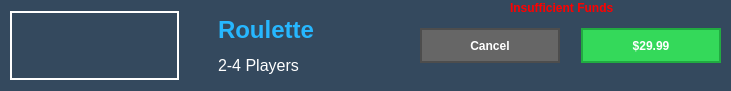
           <widget class="QGroupBox" name="groupBox_5">
            <property name="minimumSize">
             <size>
              <width>731</width>
              <height>91</height>
             </size>
            </property>
            <property name="styleSheet">
             <string notr="true">background-color:#34495e;
border:solid #FFFFFF 1px;</string>
            </property>
            <property name="title">
             <string/>
            </property>
            <widget class="QWidget" name="horizontalLayoutWidget_4">
             <property name="geometry">
              <rect>
               <x>10</x>
               <y>10</y>
               <width>711</width>
               <height>71</height>
              </rect>
             </property>
             <layout class="QHBoxLayout" name="horizontalLayout_4">
              <item>
               <widget class="QPushButton" name="pushButton_26">
                <property name="maximumSize">
                 <size>
                  <width>169</width>
                  <height>69</height>
                 </size>
                </property>
                <property name="focusPolicy">
                 <enum>Qt::NoFocus</enum>
                </property>
                <property name="styleSheet">
                 <string notr="true">QPushButton {
    border-style: solid;
    border-width: 2px;
    border-color: white;
}

QPushButton:hover
{
    border: 2px solid #26b7ff ;
}

QPushButton:pressed {
	color:white;
 }
</string>
                </property>
                <property name="text">
                 <string/>
                </property>
                <property name="icon">
                 <iconset resource="resources.qrc">
                  <normaloff>:/Assets/Activities/game3.jpg</normaloff>:/Assets/Activities/game3.jpg</iconset>
                </property>
                <property name="iconSize">
                 <size>
                  <width>165</width>
                  <height>69</height>
                 </size>
                </property>
                <property name="flat">
                 <bool>true</bool>
                </property>
               </widget>
              </item>
              <item>
               <widget class="QLabel" name="label_4">
                <property name="styleSheet">
                 <string notr="true">padding-right:30px;
padding-left:30px;</string>
                </property>
                <property name="text">
                 <string>&lt;html&gt;&lt;head/&gt;&lt;body&gt;&lt;p&gt;&lt;span style=&quot; font-size:18pt; font-weight:600; color:#26b7ff;&quot;&gt;Roulette&lt;/span&gt;&lt;/p&gt;&lt;p&gt;&lt;span style=&quot; font-size:12pt; color:#ffffff;&quot;&gt;2-4 Players&lt;/span&gt;&lt;/p&gt;&lt;/body&gt;&lt;/html&gt;</string>
                </property>
               </widget>
              </item>
              <item>
               <widget class="QPushButton" name="pushButton_7">
                <property name="minimumSize">
                 <size>
                  <width>0</width>
                  <height>35</height>
                 </size>
                </property>
                <property name="maximumSize">
                 <size>
                  <width>140</width>
                  <height>35</height>
                 </size>
                </property>
                <property name="styleSheet">
                 <string notr="true">QPushButton {
    background-color: #666666;
    border-style: solid;
    border-width: 2px;
    border-color: #4d4d4d;
    font: bold 12px;
    color: white;
	padding-top:8px;
	padding-bottom:8px;
    padding-left: 8px;
    padding-right: 8px;
}

QPushButton:hover
{
    border: 2px solid #262626 ;
}

QPushButton:pressed {
	color:white;
	background-color:#1a1a1a;
 }
</string>
                </property>
                <property name="text">
                 <string>Cancel</string>
                </property>
               </widget>
              </item>
              <item>
               <spacer name="horizontalSpacer_3">
                <property name="orientation">
                 <enum>Qt::Horizontal</enum>
                </property>
                <property name="sizeType">
                 <enum>QSizePolicy::Maximum</enum>
                </property>
                <property name="sizeHint" stdset="0">
                 <size>
                  <width>15</width>
                  <height>10</height>
                 </size>
                </property>
               </spacer>
              </item>
              <item>
               <widget class="QPushButton" name="pushButton_8">
                <property name="minimumSize">
                 <size>
                  <width>135</width>
                  <height>35</height>
                 </size>
                </property>
                <property name="maximumSize">
                 <size>
                  <width>140</width>
                  <height>35</height>
                 </size>
                </property>
                <property name="focusPolicy">
                 <enum>Qt::NoFocus</enum>
                </property>
                <property name="styleSheet">
                 <string notr="true">QPushButton {
    background-color: #34d95a;
    border-style: solid;
    border-width: 2px;
    border-color: #21ab41;
    font: bold 12px;
    color: white;
	padding-top:8px;
	padding-bottom:8px;
    padding-left: 8px;
    padding-right: 8px;
}

QPushButton:hover
{
    border: 2px solid #146b29 ;
}

QPushButton:pressed {
	color:white;
	background-color:#136335;
 }</string>
                </property>
                <property name="text">
                 <string>$29.99</string>
                </property>
               </widget>
              </item>
             </layout>
            </widget>
            <widget class="QLabel" name="errGame3">
             <property name="geometry">
              <rect>
               <x>510</x>
               <y>0</y>
               <width>131</width>
               <height>16</height>
              </rect>
             </property>
             <property name="text">
              <string>&lt;html&gt;&lt;head/&gt;&lt;body&gt;&lt;p&gt;&lt;span style=&quot; font-weight:600; color:#ff0000;&quot;&gt;Insufficient Funds&lt;/span&gt;&lt;/p&gt;&lt;/body&gt;&lt;/html&gt;</string>
             </property>
            </widget>
           </widget>
